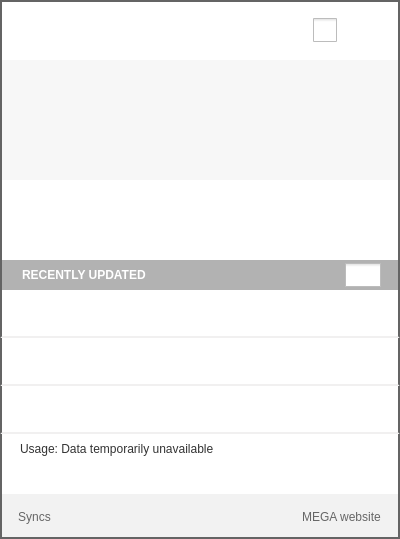
<?xml version="1.0" encoding="UTF-8"?>
<ui version="4.0">
 <class>InfoDialog</class>
 <widget class="QDialog" name="InfoDialog">
  <property name="geometry">
   <rect>
    <x>0</x>
    <y>0</y>
    <width>400</width>
    <height>539</height>
   </rect>
  </property>
  <property name="minimumSize">
   <size>
    <width>400</width>
    <height>539</height>
   </size>
  </property>
  <property name="maximumSize">
   <size>
    <width>404</width>
    <height>539</height>
   </size>
  </property>
  <property name="windowTitle">
   <string/>
  </property>
  <property name="styleSheet">
   <string notr="true">#InfoDialog
{
background: white;
border: 2px solid rgb(100, 100, 100);
}

QPushButton
{
    border: none;
}

QWidget
{
font-size: 11px;
}

#wHeader
{

background-color: white;
border-top: 2px solid rgb(100, 100, 100);
border-left: 2px solid rgb(100, 100, 100);
border-right: 2px solid rgb(100, 100, 100);
}

#wRecent1, #wRecent2, #wRecent3
{
border-left: 2px solid rgb(100, 100, 100);
border-right: 2px solid rgb(100, 100, 100);
border-bottom: 2px solid rgb(241, 240, 240);
}

#lRecentlyUpdated
{

background: rgb(178, 178, 178);
color:  rgb(255, 255, 255);
font-size: 12px;
font-weight: bold;
}

#wRecentlyUpdated
{
background: rgb(178, 178, 178);
border-left: 2px solid rgb(100, 100, 100);
border-right: 2px solid rgb(100, 100, 100);
}
#lSyncUpdated
{
color:  rgb(166, 166, 166);
font-size: 16px;
font-weight: bold;
}

#wBottom
{
background: rgb(242, 242, 242);
border-bottom: 2px solid rgb(100, 100, 100);
border-left: 2px solid rgb(100, 100, 100);
border-right: 2px solid rgb(100, 100, 100);
}

#sActiveTransfers
{
background-color: #F7F7F7;
border-left: 2px solid rgb(100, 100, 100);
border-right: 2px solid rgb(100, 100, 100);
margin-left: 0px;
margin-right: 0px;
}

#lQueued
{
color: rgb(102, 102, 102);
}

#lDownloads
{
color: rgb(102, 102, 102);
font-weight: bold;
}

#lUploads
{
color: rgb(102, 102, 102);
font-weight: bold;
}

#bUploads
{
color: rgb(102, 102, 102);
}

#bDownloads
{
color: rgb(102, 102, 102);
}

#lTotalUsed
{
font-size: 12px;
}

#lPercentageUsed
{
font-size: 12px;
}

#bSyncFolder
{
font-size: 12px;
}

#bOfficialWeb
{
font-size: 12px;
}

#lRemainingTimeD
{
font-weight: bold;
}

#lRemainingTimeU
{
font-weight: bold;
}

#lPercentageUsed
{
padding-right: 0px;
}

#wUsage
{
background-color: white;
border-left: 2px solid rgb(100, 100, 100);
border-right: 2px solid rgb(100, 100, 100);
}

#wTransfers
{
	background-color: #F7F7F7;
}

#wDescriptions
{
   background-color: white;
}

#pUsage
{
padding-left: 1px;
}


</string>
  </property>
  <property name="sizeGripEnabled">
   <bool>false</bool>
  </property>
  <property name="modal">
   <bool>false</bool>
  </property>
  <layout class="QVBoxLayout" name="verticalLayout_5" stretch="0,0,1,0,0">
   <property name="spacing">
    <number>0</number>
   </property>
   <property name="margin">
    <number>0</number>
   </property>
   <item>
    <widget class="QWidget" name="wHeader" native="true">
     <property name="minimumSize">
      <size>
       <width>0</width>
       <height>60</height>
      </size>
     </property>
     <property name="maximumSize">
      <size>
       <width>16777215</width>
       <height>60</height>
      </size>
     </property>
     <layout class="QHBoxLayout" name="horizontalLayout">
      <property name="spacing">
       <number>15</number>
      </property>
      <property name="leftMargin">
       <number>18</number>
      </property>
      <property name="topMargin">
       <number>8</number>
      </property>
      <property name="rightMargin">
       <number>14</number>
      </property>
      <property name="bottomMargin">
       <number>8</number>
      </property>
      <item>
       <widget class="QPushButton" name="lHeader">
        <property name="sizePolicy">
         <sizepolicy hsizetype="Minimum" vsizetype="Minimum">
          <horstretch>0</horstretch>
          <verstretch>0</verstretch>
         </sizepolicy>
        </property>
        <property name="minimumSize">
         <size>
          <width>0</width>
          <height>0</height>
         </size>
        </property>
        <property name="maximumSize">
         <size>
          <width>16777215</width>
          <height>16777215</height>
         </size>
        </property>
        <property name="styleSheet">
         <string notr="true">margin-top:-2px;</string>
        </property>
        <property name="text">
         <string/>
        </property>
        <property name="icon">
         <iconset resource="../Resources_win.qrc">
          <normaloff>:/images/mega_logo.png</normaloff>:/images/mega_logo.png</iconset>
        </property>
        <property name="iconSize">
         <size>
          <width>150</width>
          <height>60</height>
         </size>
        </property>
        <property name="flat">
         <bool>true</bool>
        </property>
       </widget>
      </item>
      <item>
       <spacer name="horizontalSpacer_2">
        <property name="orientation">
         <enum>Qt::Horizontal</enum>
        </property>
        <property name="sizeHint" stdset="0">
         <size>
          <width>40</width>
          <height>60</height>
         </size>
        </property>
       </spacer>
      </item>
      <item>
       <widget class="QCheckBox" name="bPause">
        <property name="sizePolicy">
         <sizepolicy hsizetype="Maximum" vsizetype="Maximum">
          <horstretch>0</horstretch>
          <verstretch>0</verstretch>
         </sizepolicy>
        </property>
        <property name="minimumSize">
         <size>
          <width>0</width>
          <height>0</height>
         </size>
        </property>
        <property name="maximumSize">
         <size>
          <width>16777215</width>
          <height>16777215</height>
         </size>
        </property>
        <property name="styleSheet">
         <string notr="true">
QCheckBox::indicator {
     width: 24px;
     height: 24px;
	 subcontrol-position:  center;
 }

  QCheckBox::indicator:checked
  {
    image: url(://images/tray_play_ico.png);
  }
  QCheckBox::indicator:unchecked
  {
    image: url(://images/tray_pause_ico.png);
  }
</string>
        </property>
        <property name="text">
         <string/>
        </property>
        <property name="iconSize">
         <size>
          <width>24</width>
          <height>24</height>
         </size>
        </property>
        <property name="checked">
         <bool>false</bool>
        </property>
        <property name="tristate">
         <bool>false</bool>
        </property>
       </widget>
      </item>
      <item>
       <widget class="QPushButton" name="bSettings">
        <property name="sizePolicy">
         <sizepolicy hsizetype="Maximum" vsizetype="Maximum">
          <horstretch>0</horstretch>
          <verstretch>0</verstretch>
         </sizepolicy>
        </property>
        <property name="minimumSize">
         <size>
          <width>0</width>
          <height>0</height>
         </size>
        </property>
        <property name="maximumSize">
         <size>
          <width>16777215</width>
          <height>16777215</height>
         </size>
        </property>
        <property name="styleSheet">
         <string notr="true">border: none;
margin-top:-1px;


</string>
        </property>
        <property name="text">
         <string/>
        </property>
        <property name="icon">
         <iconset resource="../Resources_win.qrc">
          <normaloff>:/images/tray_preferences_ico.png</normaloff>:/images/tray_preferences_ico.png</iconset>
        </property>
        <property name="iconSize">
         <size>
          <width>24</width>
          <height>24</height>
         </size>
        </property>
        <property name="flat">
         <bool>true</bool>
        </property>
       </widget>
      </item>
     </layout>
    </widget>
   </item>
   <item>
    <widget class="QStackedWidget" name="sActiveTransfers">
     <property name="minimumSize">
      <size>
       <width>0</width>
       <height>200</height>
      </size>
     </property>
     <property name="maximumSize">
      <size>
       <width>16777215</width>
       <height>200</height>
      </size>
     </property>
     <property name="currentIndex">
      <number>1</number>
     </property>
     <widget class="QWidget" name="pUpdated">
      <property name="minimumSize">
       <size>
        <width>0</width>
        <height>200</height>
       </size>
      </property>
      <property name="maximumSize">
       <size>
        <width>16777215</width>
        <height>200</height>
       </size>
      </property>
      <layout class="QVBoxLayout" name="verticalLayout_8">
       <property name="margin">
        <number>0</number>
       </property>
       <item>
        <widget class="QPushButton" name="label">
         <property name="minimumSize">
          <size>
           <width>0</width>
           <height>112</height>
          </size>
         </property>
         <property name="maximumSize">
          <size>
           <width>16777215</width>
           <height>112</height>
          </size>
         </property>
         <property name="styleSheet">
          <string notr="true">padding-top: 46px;</string>
         </property>
         <property name="text">
          <string/>
         </property>
         <property name="icon">
          <iconset resource="../Resources_win.qrc">
           <normaloff>:/images/tray_updated_large_ico.png</normaloff>:/images/tray_updated_large_ico.png</iconset>
         </property>
         <property name="iconSize">
          <size>
           <width>64</width>
           <height>64</height>
          </size>
         </property>
         <property name="default">
          <bool>false</bool>
         </property>
         <property name="flat">
          <bool>false</bool>
         </property>
        </widget>
       </item>
       <item>
        <widget class="QLabel" name="lSyncUpdated">
         <property name="sizePolicy">
          <sizepolicy hsizetype="Minimum" vsizetype="Fixed">
           <horstretch>0</horstretch>
           <verstretch>0</verstretch>
          </sizepolicy>
         </property>
         <property name="minimumSize">
          <size>
           <width>0</width>
           <height>88</height>
          </size>
         </property>
         <property name="maximumSize">
          <size>
           <width>16777215</width>
           <height>88</height>
          </size>
         </property>
         <property name="font">
          <font>
           <pointsize>-1</pointsize>
           <weight>50</weight>
           <italic>false</italic>
           <bold>false</bold>
          </font>
         </property>
         <property name="styleSheet">
          <string notr="true">#lSyncUpdated
{
font: &quot;Helvetica&quot;;
font-size: 20px;
font-weight: normal;
color: #999999;
padding-bottom: 25px;
}</string>
         </property>
         <property name="text">
          <string>MEGAsync is starting</string>
         </property>
         <property name="alignment">
          <set>Qt::AlignCenter</set>
         </property>
        </widget>
       </item>
      </layout>
     </widget>
     <widget class="QWidget" name="pUpdating">
      <property name="minimumSize">
       <size>
        <width>0</width>
        <height>200</height>
       </size>
      </property>
      <property name="maximumSize">
       <size>
        <width>16777215</width>
        <height>200</height>
       </size>
      </property>
      <layout class="QVBoxLayout" name="verticalLayout_2">
       <property name="spacing">
        <number>0</number>
       </property>
       <property name="margin">
        <number>0</number>
       </property>
       <item>
        <widget class="QWidget" name="wTransfers" native="true">
         <property name="minimumSize">
          <size>
           <width>400</width>
           <height>120</height>
          </size>
         </property>
         <property name="maximumSize">
          <size>
           <width>400</width>
           <height>120</height>
          </size>
         </property>
         <layout class="QVBoxLayout" name="verticalLayout_4">
          <property name="spacing">
           <number>0</number>
          </property>
          <property name="margin">
           <number>0</number>
          </property>
          <item>
           <widget class="ActiveTransfer" name="wTransfer1" native="true">
            <property name="minimumSize">
             <size>
              <width>400</width>
              <height>60</height>
             </size>
            </property>
            <property name="maximumSize">
             <size>
              <width>400</width>
              <height>60</height>
             </size>
            </property>
           </widget>
          </item>
          <item>
           <widget class="ActiveTransfer" name="wTransfer2" native="true">
            <property name="minimumSize">
             <size>
              <width>400</width>
              <height>60</height>
             </size>
            </property>
            <property name="maximumSize">
             <size>
              <width>400</width>
              <height>60</height>
             </size>
            </property>
           </widget>
          </item>
         </layout>
        </widget>
       </item>
       <item>
        <widget class="QWidget" name="wDescriptions" native="true">
         <property name="minimumSize">
          <size>
           <width>0</width>
           <height>80</height>
          </size>
         </property>
         <property name="maximumSize">
          <size>
           <width>16777215</width>
           <height>80</height>
          </size>
         </property>
         <property name="styleSheet">
          <string notr="true"/>
         </property>
         <layout class="QVBoxLayout" name="verticalLayout_6" stretch="0,0">
          <property name="spacing">
           <number>0</number>
          </property>
          <property name="leftMargin">
           <number>0</number>
          </property>
          <property name="topMargin">
           <number>10</number>
          </property>
          <property name="rightMargin">
           <number>0</number>
          </property>
          <property name="bottomMargin">
           <number>10</number>
          </property>
          <item>
           <widget class="QWidget" name="wUploadDesc" native="true">
            <layout class="QHBoxLayout" name="horizontalLayout_6" stretch="1,0,0">
             <property name="spacing">
              <number>0</number>
             </property>
             <property name="leftMargin">
              <number>19</number>
             </property>
             <property name="topMargin">
              <number>0</number>
             </property>
             <property name="rightMargin">
              <number>13</number>
             </property>
             <property name="bottomMargin">
              <number>0</number>
             </property>
             <item>
              <widget class="QLabel" name="lUploads">
               <property name="styleSheet">
                <string notr="true">color: rgb(102, 102, 102);</string>
               </property>
               <property name="text">
                <string/>
               </property>
              </widget>
             </item>
             <item>
              <widget class="QLabel" name="lRemainingTimeU">
               <property name="minimumSize">
                <size>
                 <width>60</width>
                 <height>0</height>
                </size>
               </property>
               <property name="maximumSize">
                <size>
                 <width>60</width>
                 <height>16777215</height>
                </size>
               </property>
               <property name="styleSheet">
                <string notr="true">margin-right: 8px;
color: rgb(102, 102, 102);</string>
               </property>
               <property name="text">
                <string/>
               </property>
               <property name="alignment">
                <set>Qt::AlignCenter</set>
               </property>
              </widget>
             </item>
             <item>
              <widget class="QPushButton" name="pushButton">
               <property name="sizePolicy">
                <sizepolicy hsizetype="Maximum" vsizetype="Minimum">
                 <horstretch>0</horstretch>
                 <verstretch>0</verstretch>
                </sizepolicy>
               </property>
               <property name="text">
                <string/>
               </property>
               <property name="icon">
                <iconset resource="../Resources_win.qrc">
                 <normaloff>:/images/upload_timer_ico.png</normaloff>:/images/upload_timer_ico.png</iconset>
               </property>
               <property name="iconSize">
                <size>
                 <width>24</width>
                 <height>24</height>
                </size>
               </property>
               <property name="flat">
                <bool>true</bool>
               </property>
              </widget>
             </item>
            </layout>
           </widget>
          </item>
          <item>
           <widget class="QWidget" name="wDownloadDesc" native="true">
            <layout class="QHBoxLayout" name="horizontalLayout_5" stretch="1,0,0">
             <property name="spacing">
              <number>0</number>
             </property>
             <property name="leftMargin">
              <number>19</number>
             </property>
             <property name="topMargin">
              <number>0</number>
             </property>
             <property name="rightMargin">
              <number>13</number>
             </property>
             <property name="bottomMargin">
              <number>0</number>
             </property>
             <item>
              <widget class="QLabel" name="lDownloads">
               <property name="styleSheet">
                <string notr="true">color: rgb(102, 102, 102);</string>
               </property>
               <property name="text">
                <string/>
               </property>
              </widget>
             </item>
             <item>
              <widget class="QLabel" name="lRemainingTimeD">
               <property name="minimumSize">
                <size>
                 <width>60</width>
                 <height>0</height>
                </size>
               </property>
               <property name="maximumSize">
                <size>
                 <width>60</width>
                 <height>16777215</height>
                </size>
               </property>
               <property name="styleSheet">
                <string notr="true">margin-right: 8px;
color: rgb(102, 102, 102);</string>
               </property>
               <property name="text">
                <string/>
               </property>
               <property name="alignment">
                <set>Qt::AlignCenter</set>
               </property>
              </widget>
             </item>
             <item>
              <widget class="QPushButton" name="pushButton_2">
               <property name="sizePolicy">
                <sizepolicy hsizetype="Maximum" vsizetype="Minimum">
                 <horstretch>0</horstretch>
                 <verstretch>0</verstretch>
                </sizepolicy>
               </property>
               <property name="text">
                <string/>
               </property>
               <property name="icon">
                <iconset resource="../Resources_win.qrc">
                 <normaloff>:/images/download_timer_ico.png</normaloff>:/images/download_timer_ico.png</iconset>
               </property>
               <property name="iconSize">
                <size>
                 <width>24</width>
                 <height>24</height>
                </size>
               </property>
               <property name="flat">
                <bool>true</bool>
               </property>
              </widget>
             </item>
            </layout>
           </widget>
          </item>
         </layout>
        </widget>
       </item>
      </layout>
     </widget>
    </widget>
   </item>
   <item>
    <widget class="QWidget" name="wRecent" native="true">
     <property name="minimumSize">
      <size>
       <width>400</width>
       <height>0</height>
      </size>
     </property>
     <property name="maximumSize">
      <size>
       <width>400</width>
       <height>16777215</height>
      </size>
     </property>
     <property name="styleSheet">
      <string notr="true"/>
     </property>
     <layout class="QVBoxLayout" name="verticalLayout_7">
      <property name="spacing">
       <number>0</number>
      </property>
      <property name="margin">
       <number>0</number>
      </property>
      <item>
       <widget class="QWidget" name="wRecentlyUpdated" native="true">
        <property name="minimumSize">
         <size>
          <width>0</width>
          <height>30</height>
         </size>
        </property>
        <property name="maximumSize">
         <size>
          <width>16777215</width>
          <height>30</height>
         </size>
        </property>
        <layout class="QHBoxLayout" name="horizontalLayout_3" stretch="1,0">
         <property name="spacing">
          <number>0</number>
         </property>
         <property name="leftMargin">
          <number>18</number>
         </property>
         <property name="topMargin">
          <number>0</number>
         </property>
         <property name="rightMargin">
          <number>19</number>
         </property>
         <property name="bottomMargin">
          <number>0</number>
         </property>
         <item>
          <widget class="QLabel" name="lRecentlyUpdated">
           <property name="sizePolicy">
            <sizepolicy hsizetype="Preferred" vsizetype="Preferred">
             <horstretch>0</horstretch>
             <verstretch>0</verstretch>
            </sizepolicy>
           </property>
           <property name="minimumSize">
            <size>
             <width>0</width>
             <height>0</height>
            </size>
           </property>
           <property name="maximumSize">
            <size>
             <width>16777215</width>
             <height>16777215</height>
            </size>
           </property>
           <property name="styleSheet">
            <string notr="true">margin-left:1px;</string>
           </property>
           <property name="text">
            <string>RECENTLY UPDATED</string>
           </property>
          </widget>
         </item>
         <item>
          <widget class="QCheckBox" name="cRecentlyUpdated">
           <property name="sizePolicy">
            <sizepolicy hsizetype="Preferred" vsizetype="Preferred">
             <horstretch>0</horstretch>
             <verstretch>0</verstretch>
            </sizepolicy>
           </property>
           <property name="minimumSize">
            <size>
             <width>36</width>
             <height>24</height>
            </size>
           </property>
           <property name="maximumSize">
            <size>
             <width>36</width>
             <height>24</height>
            </size>
           </property>
           <property name="styleSheet">
            <string notr="true">QCheckBox::indicator {
     width: 36px;
     height: 24px;
	 subcontrol-position:  center;
 }

  QCheckBox::indicator:checked
  {
    image: url(://images/collapse_up.png);
  }
  QCheckBox::indicator:unchecked
  {
    image: url(://images/collapse_down.png);
  }</string>
           </property>
           <property name="iconSize">
            <size>
             <width>24</width>
             <height>24</height>
            </size>
           </property>
           <property name="checked">
            <bool>false</bool>
           </property>
          </widget>
         </item>
        </layout>
       </widget>
      </item>
      <item>
       <widget class="QWidget" name="wRecentLayout" native="true">
        <property name="minimumSize">
         <size>
          <width>400</width>
          <height>0</height>
         </size>
        </property>
        <property name="maximumSize">
         <size>
          <width>400</width>
          <height>16777215</height>
         </size>
        </property>
        <layout class="QVBoxLayout" name="verticalLayout">
         <property name="spacing">
          <number>0</number>
         </property>
         <property name="margin">
          <number>0</number>
         </property>
         <item>
          <widget class="RecentFile" name="wRecent1" native="true">
           <property name="minimumSize">
            <size>
             <width>400</width>
             <height>48</height>
            </size>
           </property>
           <property name="maximumSize">
            <size>
             <width>400</width>
             <height>48</height>
            </size>
           </property>
           <property name="styleSheet">
            <string notr="true"/>
           </property>
          </widget>
         </item>
         <item>
          <widget class="RecentFile" name="wRecent2" native="true">
           <property name="minimumSize">
            <size>
             <width>400</width>
             <height>48</height>
            </size>
           </property>
           <property name="maximumSize">
            <size>
             <width>400</width>
             <height>48</height>
            </size>
           </property>
           <property name="styleSheet">
            <string notr="true"/>
           </property>
          </widget>
         </item>
         <item>
          <widget class="RecentFile" name="wRecent3" native="true">
           <property name="minimumSize">
            <size>
             <width>400</width>
             <height>48</height>
            </size>
           </property>
           <property name="maximumSize">
            <size>
             <width>400</width>
             <height>48</height>
            </size>
           </property>
           <property name="layoutDirection">
            <enum>Qt::LeftToRight</enum>
           </property>
           <property name="styleSheet">
            <string notr="true"/>
           </property>
          </widget>
         </item>
        </layout>
       </widget>
      </item>
     </layout>
    </widget>
   </item>
   <item alignment="Qt::AlignVCenter">
    <widget class="QWidget" name="wUsage" native="true">
     <property name="sizePolicy">
      <sizepolicy hsizetype="Preferred" vsizetype="Preferred">
       <horstretch>0</horstretch>
       <verstretch>0</verstretch>
      </sizepolicy>
     </property>
     <property name="minimumSize">
      <size>
       <width>0</width>
       <height>60</height>
      </size>
     </property>
     <property name="maximumSize">
      <size>
       <width>16777215</width>
       <height>60</height>
      </size>
     </property>
     <property name="styleSheet">
      <string notr="true"/>
     </property>
     <layout class="QVBoxLayout" name="verticalLayout_3">
      <property name="spacing">
       <number>0</number>
      </property>
      <property name="leftMargin">
       <number>19</number>
      </property>
      <property name="topMargin">
       <number>8</number>
      </property>
      <property name="rightMargin">
       <number>19</number>
      </property>
      <property name="bottomMargin">
       <number>8</number>
      </property>
      <item>
       <widget class="QWidget" name="widget_8" native="true">
        <property name="sizePolicy">
         <sizepolicy hsizetype="Minimum" vsizetype="Preferred">
          <horstretch>0</horstretch>
          <verstretch>0</verstretch>
         </sizepolicy>
        </property>
        <property name="minimumSize">
         <size>
          <width>0</width>
          <height>20</height>
         </size>
        </property>
        <property name="maximumSize">
         <size>
          <width>362</width>
          <height>20</height>
         </size>
        </property>
        <layout class="QHBoxLayout" name="horizontalLayout_4">
         <property name="spacing">
          <number>0</number>
         </property>
         <property name="leftMargin">
          <number>1</number>
         </property>
         <property name="topMargin">
          <number>0</number>
         </property>
         <property name="rightMargin">
          <number>1</number>
         </property>
         <property name="bottomMargin">
          <number>0</number>
         </property>
         <item>
          <widget class="QLabel" name="lTotalUsed">
           <property name="sizePolicy">
            <sizepolicy hsizetype="Preferred" vsizetype="Preferred">
             <horstretch>0</horstretch>
             <verstretch>0</verstretch>
            </sizepolicy>
           </property>
           <property name="minimumSize">
            <size>
             <width>0</width>
             <height>20</height>
            </size>
           </property>
           <property name="maximumSize">
            <size>
             <width>16777215</width>
             <height>20</height>
            </size>
           </property>
           <property name="styleSheet">
            <string notr="true">#lTotalUsed
{
font: &quot;Helvetica&quot;;
font-size: 12px;
font-weight: normal;
color: #333333;
}</string>
           </property>
           <property name="text">
            <string>Usage: Data temporarily unavailable</string>
           </property>
           <property name="alignment">
            <set>Qt::AlignLeading|Qt::AlignLeft|Qt::AlignTop</set>
           </property>
          </widget>
         </item>
         <item>
          <widget class="QLabel" name="lPercentageUsed">
           <property name="sizePolicy">
            <sizepolicy hsizetype="Preferred" vsizetype="Preferred">
             <horstretch>0</horstretch>
             <verstretch>0</verstretch>
            </sizepolicy>
           </property>
           <property name="minimumSize">
            <size>
             <width>0</width>
             <height>20</height>
            </size>
           </property>
           <property name="maximumSize">
            <size>
             <width>16777215</width>
             <height>20</height>
            </size>
           </property>
           <property name="styleSheet">
            <string notr="true">#lPercentageUsed
{
font: &quot;Helvetica&quot;;
font-size: 12px;
font-weight: normal;
color: #333333;
}
</string>
           </property>
           <property name="text">
            <string/>
           </property>
           <property name="alignment">
            <set>Qt::AlignRight|Qt::AlignTop|Qt::AlignTrailing</set>
           </property>
          </widget>
         </item>
        </layout>
       </widget>
      </item>
      <item>
       <widget class="UsageProgressBar" name="pUsage" native="true">
        <property name="sizePolicy">
         <sizepolicy hsizetype="Preferred" vsizetype="Preferred">
          <horstretch>0</horstretch>
          <verstretch>0</verstretch>
         </sizepolicy>
        </property>
        <property name="minimumSize">
         <size>
          <width>362</width>
          <height>24</height>
         </size>
        </property>
        <property name="maximumSize">
         <size>
          <width>362</width>
          <height>24</height>
         </size>
        </property>
       </widget>
      </item>
     </layout>
    </widget>
   </item>
   <item>
    <widget class="QWidget" name="wBottom" native="true">
     <property name="minimumSize">
      <size>
       <width>0</width>
       <height>45</height>
      </size>
     </property>
     <property name="maximumSize">
      <size>
       <width>16777215</width>
       <height>45</height>
      </size>
     </property>
     <layout class="QHBoxLayout" name="horizontalLayout_2">
      <property name="spacing">
       <number>0</number>
      </property>
      <property name="leftMargin">
       <number>18</number>
      </property>
      <property name="topMargin">
       <number>0</number>
      </property>
      <property name="rightMargin">
       <number>19</number>
      </property>
      <property name="bottomMargin">
       <number>0</number>
      </property>
      <item>
       <widget class="QPushButton" name="bSyncFolder">
        <property name="minimumSize">
         <size>
          <width>0</width>
          <height>45</height>
         </size>
        </property>
        <property name="maximumSize">
         <size>
          <width>16777215</width>
          <height>45</height>
         </size>
        </property>
        <property name="styleSheet">
         <string notr="true">#bSyncFolder
{
border: none;
font: &quot;Helvetica&quot;;
font-size: 12px;
font-weight: normal;
color: #666666;
}</string>
        </property>
        <property name="text">
         <string>Syncs</string>
        </property>
        <property name="icon">
         <iconset>
          <normaloff>://images/tray_folder_ico.png</normaloff>://images/tray_folder_ico.png</iconset>
        </property>
        <property name="iconSize">
         <size>
          <width>24</width>
          <height>24</height>
         </size>
        </property>
        <property name="flat">
         <bool>true</bool>
        </property>
       </widget>
      </item>
      <item>
       <spacer name="horizontalSpacer">
        <property name="orientation">
         <enum>Qt::Horizontal</enum>
        </property>
        <property name="sizeHint" stdset="0">
         <size>
          <width>40</width>
          <height>20</height>
         </size>
        </property>
       </spacer>
      </item>
      <item>
       <widget class="QPushButton" name="bOfficialWebIcon">
        <property name="sizePolicy">
         <sizepolicy hsizetype="Minimum" vsizetype="Preferred">
          <horstretch>0</horstretch>
          <verstretch>0</verstretch>
         </sizepolicy>
        </property>
        <property name="minimumSize">
         <size>
          <width>36</width>
          <height>0</height>
         </size>
        </property>
        <property name="maximumSize">
         <size>
          <width>36</width>
          <height>16777215</height>
         </size>
        </property>
        <property name="styleSheet">
         <string notr="true">border: none;</string>
        </property>
        <property name="text">
         <string/>
        </property>
        <property name="icon">
         <iconset resource="../Resources_win.qrc">
          <normaloff>:/images/tray_web_ico.png</normaloff>:/images/tray_web_ico.png</iconset>
        </property>
        <property name="iconSize">
         <size>
          <width>24</width>
          <height>24</height>
         </size>
        </property>
        <property name="flat">
         <bool>true</bool>
        </property>
       </widget>
      </item>
      <item>
       <widget class="QPushButton" name="bOfficialWeb">
        <property name="minimumSize">
         <size>
          <width>0</width>
          <height>45</height>
         </size>
        </property>
        <property name="maximumSize">
         <size>
          <width>16777215</width>
          <height>45</height>
         </size>
        </property>
        <property name="styleSheet">
         <string notr="true">#bOfficialWeb
{
border: none;
font: &quot;Helvetica&quot;;
font-size: 12px;
font-weight: normal;
color: #666666;
}
</string>
        </property>
        <property name="text">
         <string>MEGA website</string>
        </property>
        <property name="flat">
         <bool>true</bool>
        </property>
       </widget>
      </item>
     </layout>
    </widget>
   </item>
  </layout>
 </widget>
 <customwidgets>
  <customwidget>
   <class>ActiveTransfer</class>
   <extends>QWidget</extends>
   <header>ActiveTransfer.h</header>
   <container>1</container>
  </customwidget>
  <customwidget>
   <class>RecentFile</class>
   <extends>QWidget</extends>
   <header>RecentFile.h</header>
   <container>1</container>
  </customwidget>
  <customwidget>
   <class>UsageProgressBar</class>
   <extends>QWidget</extends>
   <header>UsageProgressBar.h</header>
   <container>1</container>
  </customwidget>
 </customwidgets>
 <resources>
  <include location="../Resources_win.qrc"/>
 </resources>
 <connections/>
</ui>
